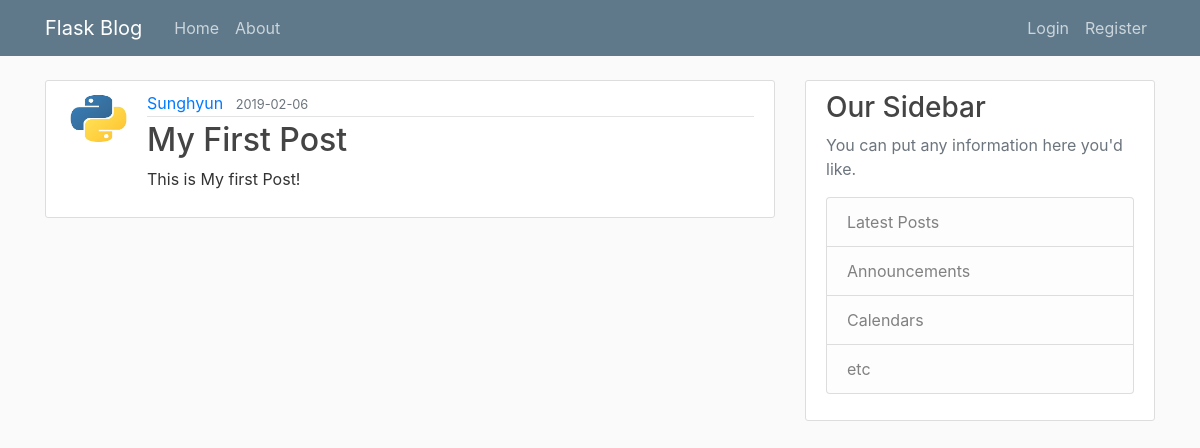
Page /home on the earlier database version.
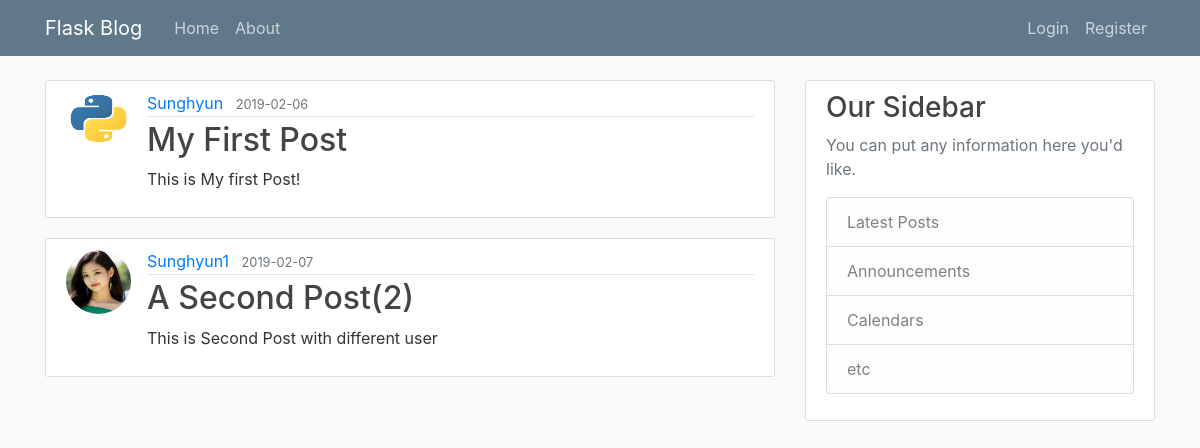
Same page on the later database version.
### flaskblog/models.py (models this page shows, shortened)
class Post(db.Model):
    id = db.Column(db.Integer, primary_key=True)
    title = db.Column(db.String(100), nullable=False)
    date_posted = db.Column(db.DateTime, nullable=False, default=datetime.utcnow)
    content = db.Column(db.Text, nullable=False)
    user_id = db.Column(db.Integer, db.ForeignKey('user.id'), nullable=False)

class User(db.Model, UserMixin):
    id = db.Column(db.Integer, primary_key=True)
    username = db.Column(db.String(20), unique=True, nullable=False)
    email = db.Column(db.String(120), unique=True, nullable=False)
    image_file = db.Column(db.String(20), nullable=False, default='default.jpg')
    password = db.Column(db.String(60), nullable=False)
    posts = db.relationship('Post', backref='author', lazy=True)

### flaskblog/routes.py (the view)
@app.route("/")
@app.route("/home")
def home():
    posts = Post.query.all()
    return render_template('home.html', posts=posts)

### flaskblog/templates/home.html
{% extends "layout.html" %}
{% block content %}
    {% for post in posts %}
        <article class="media content-section">
          <img class="rounded-circle article-img" src="{{ url_for('static', filename='profile_pics/' + post.author.image_file ) }}">
          <div class="media-body">
            <div class="article-metadata">
              <a class="mr-2" href="#">{{ post.author.username }}</a>
              <small class="text-muted">{{ post.date_posted.strftime('%Y-%m-%d') }}</small>
            </div>
            <h2><a class="article-title" href="{{url_for('post', post_id=post.id) }}">{{ post.title }}</a></h2>
            <p class="article-content">{{ post.content }}</p>
          </div>
        </article>
    {% endfor %}
{% endblock content %}

### flaskblog/templates/layout.html (shortened to what this page needs)
<!DOCTYPE html>
<html>
<head>
    <link rel="stylesheet" href="https://maxcdn.bootstrapcdn.com/bootstrap/4.0.0/css/bootstrap.min.css">
    <link rel="stylesheet" type="text/css" href="{{ url_for('static', filename='main.css') }}">
</head>
<body>
    <header class="site-header">
      <nav class="navbar navbar-expand-md navbar-dark bg-steel fixed-top">
        <div class="container">
          <a class="navbar-brand mr-4" href="/">Flask Blog</a>
          <div class="collapse navbar-collapse" id="navbarToggle">
            <div class="navbar-nav mr-auto">
              <a class="nav-item nav-link" href="{{ url_for('home') }}">Home</a>
              <a class="nav-item nav-link" href="{{ url_for('about') }}">About</a>
            </div>
            <div class="navbar-nav">
              {% if current_user.is_authenticated %}
                <a class="nav-item nav-link" href="{{ url_for('new_post') }}">New Post</a>
                <a class="nav-item nav-link" href="{{ url_for('account') }}">Account</a>
                <a class="nav-item nav-link" href="{{ url_for('logout') }}">Logout</a>
              {% else %}
                <a class="nav-item nav-link" href="{{ url_for('login') }}">Login</a>
                <a class="nav-item nav-link" href="{{ url_for('register') }}">Register</a>
              {% endif %}
            </div>
          </div>
        </div>
      </nav>
    </header>
    <main role="main" class="container">
      <div class="row">
        <div class="col-md-8">
          {% block content %}{% endblock %}
        </div>
        <div class="col-md-4">
          <div class="content-section">
            <h3>Our Sidebar</h3>
            <p class='text-muted'>You can put any information here you'd like.
              <ul class="list-group">
                <li class="list-group-item list-group-item-light">Latest Posts</li>
                <li class="list-group-item list-group-item-light">Announcements</li>
                <li class="list-group-item list-group-item-light">Calendars</li>
                <li class="list-group-item list-group-item-light">etc</li>
              </ul>
            </p>
          </div>
        </div>
      </div>
    </main>
</body>
</html>

### flaskblog/static/main.css (style rules this page uses)
body { background: #fafafa; color: #333333; margin-top: 5rem; }
h1, h2, h3, h4, h5, h6 { color: #444444; }
.bg-steel { background-color: #5f788a; }
.site-header .navbar-nav .nav-link { color: #cbd5db; }
.content-section { background: #ffffff; padding: 10px 20px; border: 1px solid #dddddd; border-radius: 3px; margin-bottom: 20px; }
.article-title { color: #444444; }
.article-content { white-space: pre-line; }
.article-img { height: 65px; width: 65px; margin-right: 16px; }
.article-metadata { padding-bottom: 1px; margin-bottom: 4px; border-bottom: 1px solid #e3e3e3 }

Differences in the rows shown:
added Post: image_file (picture), author.username "Sunghyun1", date_posted "2019-02-07", title "A Second Post(2)", content "This is Second Post with different user"
